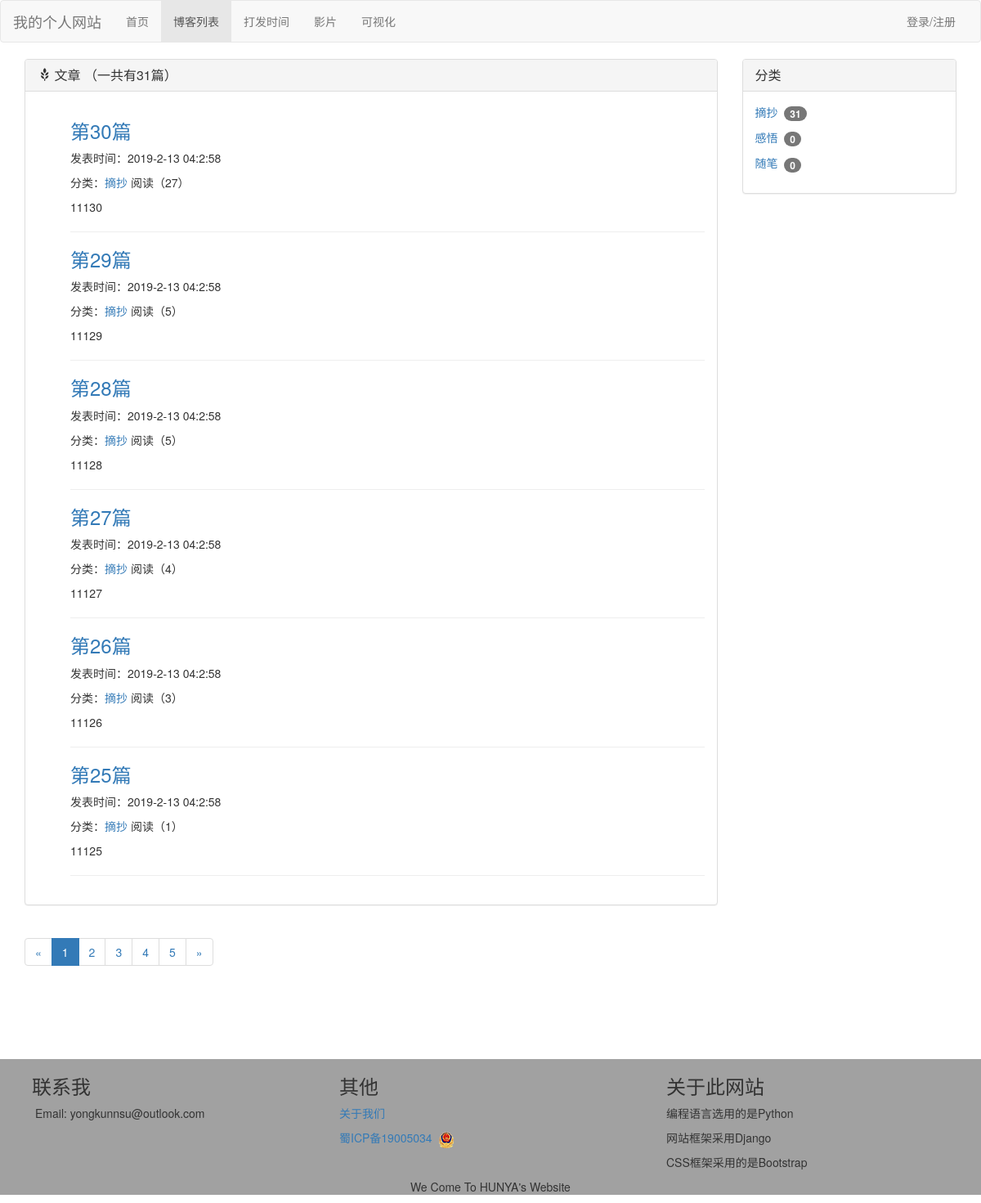
Page /list/ on the committed database.
### blog/models.py (models this page shows, shortened)
class Blog(models.Model):
    title = models.CharField(max_length=50)
    blog_type = models.ForeignKey(BlogType, on_delete=models.DO_NOTHING)
    content = RichTextUploadingField()
    author = models.ForeignKey(User, on_delete=models.DO_NOTHING)
    created_time = models.DateTimeField(auto_now_add=True)
    read_num = models.IntegerField(default=0)
    last_updated_time = models.DateTimeField(auto_now=True)
    class Meta:
        ordering = ['-created_time']

class BlogType(models.Model):
    type_name = models.CharField(max_length=15)
    def __str__(self):
        return self.type_name

### blog/views.py (the view)
# urls.py: path('', views.blog_list, name='list'),
def blog_list(request):
    context = {}
    blog_all_list = Blog.objects.all()
    paginator = Paginator(blog_all_list, 6)
    page_num = request.GET.get('page', 1)  # 得到page参数，默认为1
    page_of_blogs = paginator.get_page(page_num)  # 得到page 如果错误自动到第1页
    page_unmber = max(page_of_blogs.number - 2, 1)  # 中心坐标
    if page_unmber > len(page_of_blogs.paginator.page_range) - 4:
        page_unmber = len(page_of_blogs.paginator.page_range) - 4
    context['num'] = [page_unmber, page_unmber + 1, page_unmber + 2, page_unmber + 3, page_unmber + 4]
    context['page_of_blogs'] = page_of_blogs
    context['blog_ty'] = BlogType.objects.annotate(blog_count=Count('blog'))
    return render(request, 'list.html', context)

### blog/templates/list.html (shortened to what this page needs)
{% extends 'all_onr.html' %}
{% block boy %}
    <li><a href="{% url 'home' %}">首页</a></li>
    <li class="active"><a href="{% url 'list' %}">博客列表 </a></li>
    <li><a href="{% url 'game' %}">打发时间</a></li>
    <li><a href="{% url 'move' %}" target="_blank">影片</a></li>
    <li><a href="{% url 'bar' %}">可视化</a></li>
   </ul>
                     {% if user.is_authenticated %}
                         <ul class="nav navbar-nav navbar-right">
                        <li>
                            <a href="#">个人信息</a>
                        </li>
                    {% else %}
                         <ul class="nav navbar-nav navbar-right">
                        <li>
                            <a href="{% url 'login' %}?from={{ request.get_full_path }}">登录/注册</a>
                        </li>
                    {% endif %}
{% endblock %}
{% block body %}
    <div class="container">
        <div class="row">
            <div class="col-xs-12 col-sm-8 col-md-9">
                <div class="panel panel-default">
                    <div class="panel-heading">
                        <h3 class="panel-title"><span class="glyphicon glyphicon-grain"></span> 文章
                            （一共有{{ page_of_blogs.paginator.count }}篇）</h3>
                    </div>
                    <div class="panel-body">
                        <ul>
                            {% for i in page_of_blogs.object_list %}
                                <h3><a href="{{ i.pk }}" style="text-decoration:none;" >{{ i.title }}  </a></h3>
                                <p>
                                    发表时间：{{ i.created_time|date:'Y-n-d H:n:s' }}
                                </p>
                               <p>
                                    分类：<a href="{% url 'blog_type_pk' i.blog_type.pk %}" style="text-decoration:none;">{{ i.blog_type }}</a>
                                    阅读（{{ i.read_num }}）
                                </p>
                                <p>{{ i.content|striptags|truncatechars:30 }}</p>
                                {% if i.pk != blogs|length %}
                                    <hr>
                                {% endif %}
                            {% endfor %}
                        </ul>
                    </div>
                </div>
                <div>
                    <ul class="pagination">
                        <li>
                            {% if page_of_blogs.has_previous %}
                                <a href="?page={{ page_of_blogs.previous_page_number }}" aria-label="Previous">
                                    <span aria-hidden="true">&laquo;</span>
                                </a>
                            {% else %}
                                <span aria-hidden="true">&laquo;</span>
                            {% endif %}
                        </li>
                        {% for pa_num in num %}
                            {% if pa_num == page_of_blogs.number %}
                            <li class="active"><span>{{ pa_num }}</span></li>
                                {% else %}
                                <li><a href="?page={{ pa_num }}">{{ pa_num }}</a></li>
                            {% endif %}
                        {% endfor %}
                        <li>
                            {% if page_of_blogs.has_next %}
                                <a href="?page={{ page_of_blogs.next_page_number }}" aria-label="Next">
                                    <span aria-hidden="true">&raquo;</span>
                                </a>
                            {% else %}
                                <span aria-hidden="true">&raquo;</span>
                            {% endif %}
                        </li>
                    </ul>
                    <p>&nbsp;</p>
                </div>
            </div>
            <div class="hidden-xs col-xs-0 col-sm-4 col-md-3">
                <div class="panel panel-default">
                    <div class="panel-heading">
                        <h3 class="panel-title">分类</h3>
                    </div>
                    <div class="panel-body">
                        {% for i in blog_ty %}
                            <p><a href="{% url 'blog_type_pk' i.pk %}" style="text-decoration:none;">{{ i }}&nbsp; <span class="badge">{{ i.blog_count }}</span></a>
                        </p>
                        {% empty %}
                            <p>暂无文章</p>
                        {% endfor %}
                    </div>
                </div>
            </div>
        </div>
    </div>
{% endblock %}
{% block low_bar %}
    <div class="row-o" style="background-color: #a1a1a1;margin-top: 60px;">
{% endblock %}

### rows in the picture
Blog: title "第30篇", created_time "2019-2-13 04:2:58", blog_type "摘抄", read_num "27", content "11130"
Blog: title "第29篇", created_time "2019-2-13 04:2:58", blog_type "摘抄", read_num "5", content "11129"
Blog: title "第28篇", created_time "2019-2-13 04:2:58", blog_type "摘抄", read_num "5", content "11128"
Blog: title "第27篇", created_time "2019-2-13 04:2:58", blog_type "摘抄", read_num "4", content "11127"
Blog: title "第26篇", created_time "2019-2-13 04:2:58", blog_type "摘抄", read_num "3", content "11126"
Blog: title "第25篇", created_time "2019-2-13 04:2:58", blog_type "摘抄", read_num "1", content "11125"
BlogType: type_name "摘抄", blog_count "31"
BlogType: type_name "感悟", blog_count "0"
BlogType: type_name "随笔", blog_count "0"

### other values in the picture
{{ page_of_blogs.paginator.count }} "31"
{{ pa_num }} "1"
{{ pa_num }} "2" "3" "4" "5"
